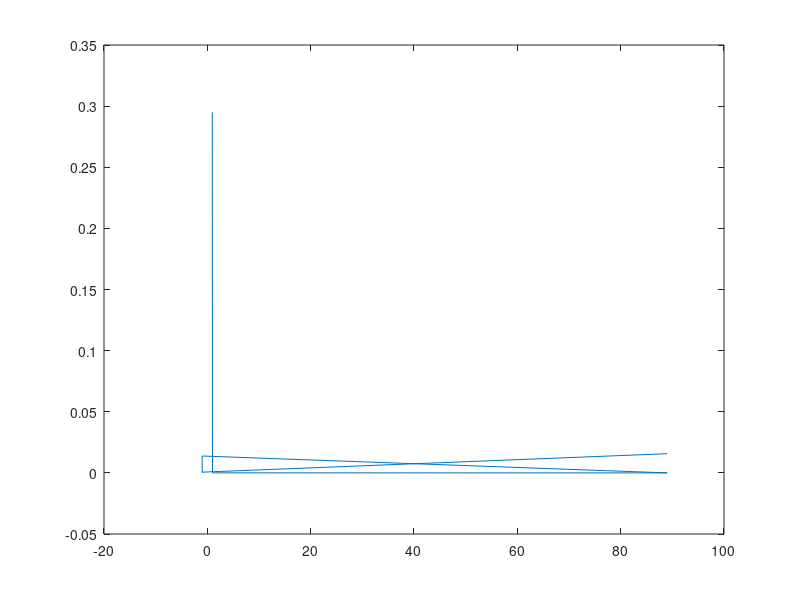

MATLAB code for this plot:


NUM_ATOMS_UCELL=4;
NUM_MODES = 3*NUM_ATOMS_UCELL;

x0.ucell.cart =      [0.0  0.0  0.0
                        0.5  0.5  0.0
                        0.5  0.0  0.5
                        0.0  0.5  0.5];

fid=fopen('eig2.dat');
dummy = textscan(fid,'%f%f%f%f%f%f%f','Delimiter','\t', 'commentStyle', '--');
fclose(fid);

eigvec = zeros(NUM_ATOMS_UCELL*3,NUM_MODES); 
for imode = 1:(NUM_MODES/3)
			eigvec(:,(imode-1)*3+1) = dummy{2}((imode-1)*3*NUM_ATOMS_UCELL+1:(imode)*3*NUM_ATOMS_UCELL) + i*dummy{3}((imode-1)*3*NUM_ATOMS_UCELL+1:(imode)*3*NUM_ATOMS_UCELL);
			eigvec(:,(imode-1)*3+2) = dummy{4}((imode-1)*3*NUM_ATOMS_UCELL+1:(imode)*3*NUM_ATOMS_UCELL) + i*dummy{5}((imode-1)*3*NUM_ATOMS_UCELL+1:(imode)*3*NUM_ATOMS_UCELL);
			eigvec(:,(imode-1)*3+3) = dummy{6}((imode-1)*3*NUM_ATOMS_UCELL+1:(imode)*3*NUM_ATOMS_UCELL) + i*dummy{7}((imode-1)*3*NUM_ATOMS_UCELL+1:(imode)*3*NUM_ATOMS_UCELL);
end

for imode = 1:1:3*NUM_ATOMS_UCELL
     for  ikpt = 1:1:1
p(imode)=conj(eigvec(((NUM_ATOMS_UCELL*3)*(ikpt-1)+1) :((NUM_ATOMS_UCELL*3)*ikpt),imode))'...
             *eigvec(((NUM_ATOMS_UCELL*3)*(ikpt-1)+1):((NUM_ATOMS_UCELL*3)*ikpt),imode)
         
    end
end

%Put Real and Imag in right place		
eigvec = zeros(3*size(x0.ucell.cart,1),3*size(x0.ucell.cart,1)); 
    for imode = 1:(3*size(x0.ucell.cart,1)/3)
        eigvec(:,(imode-1)*3+1) =...
            dummy{2}((imode-1)*3*size(x0.ucell.cart,1)+1:(imode)*3*size(x0.ucell.cart,1))...
            + i*dummy{3}((imode-1)*3*size(x0.ucell.cart,1)+1:(imode)*3*size(x0.ucell.cart,1));
        eigvec(:,(imode-1)*3+2) =...
            dummy{4}((imode-1)*3*size(x0.ucell.cart,1)+1:(imode)*3*size(x0.ucell.cart,1))...
            + i*dummy{5}((imode-1)*3*size(x0.ucell.cart,1)+1:(imode)*3*size(x0.ucell.cart,1));
        eigvec(:,(imode-1)*3+3) =...
            dummy{6}((imode-1)*3*size(x0.ucell.cart,1)+1:(imode)*3*size(x0.ucell.cart,1))...
            + i*dummy{7}((imode-1)*3*size(x0.ucell.cart,1)+1:(imode)*3*size(x0.ucell.cart,1));
    end
    
for imode = 1:1:3*NUM_ATOMS_UCELL
     for  ikpt = 1:1:1
p(imode)=conj(eigvec(((NUM_ATOMS_UCELL*3)*(ikpt-1)+1) :((NUM_ATOMS_UCELL*3)*ikpt),imode))'...
             *eigvec(((NUM_ATOMS_UCELL*3)*(ikpt-1)+1):((NUM_ATOMS_UCELL*3)*ikpt),imode)
         
    end
end

plot(p)
